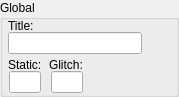
    <widget class="QGroupBox" name="IDC_STATIC">
      <property name="geometry">
        <rect>
          <x>727</x>
          <y>11</y>
          <width>179</width>
          <height>97</height>
        </rect>
      </property>
      <property name="title">
        <string>Global</string>
      </property>
      <property name="visible">
        <bool>true</bool>
      </property>
      <property name="enabled">
        <bool>true</bool>
      </property>
      <property name="flat">
        <bool>false</bool>
      </property>
      <widget class="QLabel" name="IDC_STATIC_2">
        <property name="geometry">
          <rect>
            <x>8</x>
            <y>19</y>
            <width>51</width>
            <height>13</height>
          </rect>
        </property>
        <property name="text">
          <string>Title:</string>
        </property>
        <property name="visible">
          <bool>true</bool>
        </property>
        <property name="enabled">
          <bool>true</bool>
        </property>
        <property name="alignment">
          <set>Qt::AlignLeft</set>
        </property>
      </widget>
      <widget class="QLineEdit" name="IDC_BRIEF_TITLE">
        <property name="geometry">
          <rect>
            <x>8</x>
            <y>32</y>
            <width>134</width>
            <height>22</height>
          </rect>
        </property>
        <property name="visible">
          <bool>true</bool>
        </property>
        <property name="enabled">
          <bool>true</bool>
        </property>
      </widget>
      <widget class="QLabel" name="IDC_STATIC_3">
        <property name="geometry">
          <rect>
            <x>8</x>
            <y>58</y>
            <width>51</width>
            <height>13</height>
          </rect>
        </property>
        <property name="text">
          <string>Static:</string>
        </property>
        <property name="visible">
          <bool>true</bool>
        </property>
        <property name="enabled">
          <bool>true</bool>
        </property>
        <property name="alignment">
          <set>Qt::AlignLeft</set>
        </property>
      </widget>
      <widget class="QLabel" name="IDC_STATIC_4">
        <property name="geometry">
          <rect>
            <x>49</x>
            <y>58</y>
            <width>51</width>
            <height>13</height>
          </rect>
        </property>
        <property name="text">
          <string>Glitch:</string>
        </property>
        <property name="visible">
          <bool>true</bool>
        </property>
        <property name="enabled">
          <bool>true</bool>
        </property>
        <property name="alignment">
          <set>Qt::AlignLeft</set>
        </property>
      </widget>
      <widget class="QLineEdit" name="IDC_BRIEF_STATIC">
        <property name="geometry">
          <rect>
            <x>9</x>
            <y>71</y>
            <width>32</width>
            <height>22</height>
          </rect>
        </property>
        <property name="visible">
          <bool>true</bool>
        </property>
        <property name="enabled">
          <bool>true</bool>
        </property>
      </widget>
      <widget class="QLineEdit" name="IDC_BRIEF_GLITCH">
        <property name="geometry">
          <rect>
            <x>51</x>
            <y>71</y>
            <width>32</width>
            <height>22</height>
          </rect>
        </property>
        <property name="visible">
          <bool>true</bool>
        </property>
        <property name="enabled">
          <bool>true</bool>
        </property>
      </widget>
    </widget>
